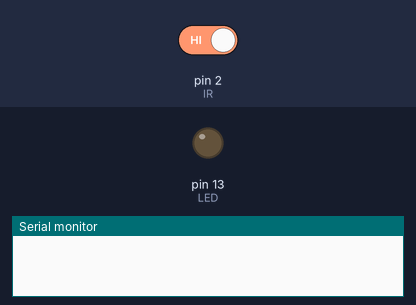
Simulated run of this sketch. Board: Arduino Nano, built with avr-gcc and run on an emulated ATmega328P. Shown: output pins drawn as LEDs (lit = HIGH), the last lines printed to the serial monitor. The test bench sets the inputs (shaded band); at power-on: pin 2 (IR) HIGH.

Above: at 1.2 s.
1.3 s: pin 2 (IR) driven LOW
At 1.7 s:
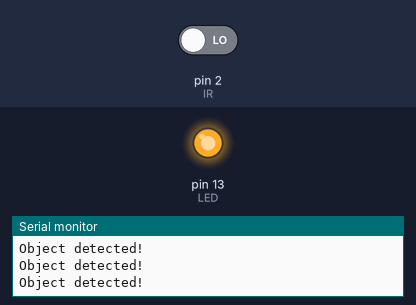
2.8 s: pin 2 (IR) driven HIGH
At 3.1 s:
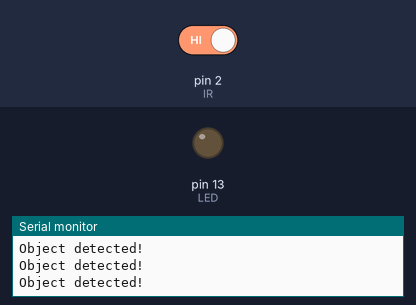
Timing chart, 0 to 5.8 s (numbered marks = the images above; inputs shaded):
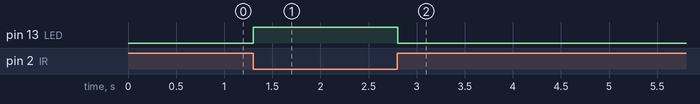

Measured:
- after the input at 1.3 s, pin 13 (LED): LOW → HIGH at once
- after the input at 2.8 s, pin 13 (LED): HIGH → LOW at once

The sketch:

ir_obstacle_blink.ino
```cpp
// Reads a digital IR obstacle sensor, turns the built-in LED on when an obstacle is detected (active LOW), and sends a serial message.
//
// Full tutorial: https://shillehtek.com/blogs/news/arduino-ir-obstacle-sensor-blink-led
// Parts used: https://shillehtek.com/products/ir-infrared-obstacle-avoidance-sensor-module-for-arduino-robot
//             https://shillehtek.com/products/arduino-nano-v3-presoldered-ch340g-atmega328p
//             https://shillehtek.com/products/shillehtek-120pcs-multicolored-dupont-wire
// More examples: https://github.com/shillehbean/shillehtek-examples
//

const int IR  = 2;
const int LED = LED_BUILTIN;

void setup() {
  pinMode(IR, INPUT);
  pinMode(LED, OUTPUT);
  Serial.begin(9600);
}

void loop() {
  if (digitalRead(IR) == LOW) {   // active LOW = obstacle detected
    digitalWrite(LED, HIGH);
    Serial.println("Object detected!");
  } else {
    digitalWrite(LED, LOW);
  }
  delay(50);
}
```
